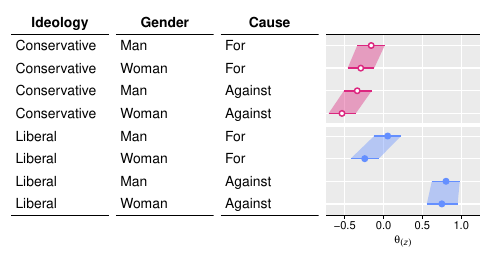

Write R code to recreate this figure.
rm(list = ls())

# Notes -------------------------------------------------------------------


# Library -----------------------------------------------------------------

  # Load packages
  library(tidyverse)
  library(patchwork)
  library(cmdstanr)
  library(posterior)
  library(tidybayes)
  
  # Functions
  inv_logit <- function(a) exp(a) / ( 1 + exp(a) )


# Prepare -----------------------------------------------------------------

  # Load results
  m1_post <- read_rds("Experiment 3/results/m1_post_without_exclusions.rds")
  
  # Prepare data for figure
  d_fig <- m1_post %>% mutate(order = kk)
  

# Figure 6 ----------------------------------------------------------------

  # Make table
  f_6_t <- d_fig %>% 
    distinct(order, participant_ideology, participant_gender, protesters_cause) %>% 
    rename(Gender = participant_gender, Ideology = participant_ideology, Cause = protesters_cause) %>% 
    pivot_longer(
      c(Gender, Ideology, Cause),
      names_to = "column",
      values_to = "text"
    ) %>% 
    mutate(
      column = factor(column, levels = c("Ideology", "Gender", "Cause"))
    ) %>% 
    ggplot(., aes(x = 0, y = order)) +
    geom_text(
      aes(label = text),
      size = 10/.pt,
      hjust = 0
    ) +
    geom_hline(yintercept = c(0.5, 8.5), size = 0.455) +
    scale_y_reverse(expand = c(0, 0)) +
    xlim(0, 1) +
    facet_grid(. ~ column) +
    theme_grey(base_size = 10) +
    theme(
      legend.position = "none",
      strip.background = element_blank(),
      strip.text.x = element_text(size = 10, colour = "black", face = "bold"),
      strip.text.y = element_blank(),
      axis.text.x = element_text(colour = NA),
      axis.ticks.x = element_line(colour = NA),
      axis.title.x = element_text(colour = NA),
      axis.text.y = element_blank(),
      axis.ticks.y = element_blank(),
      axis.title.y = element_blank(),
      panel.background = element_blank(),
      plot.margin = margin(2, 1, 2, 0)
    )
  
  # Make plot
  f_6_p <- d_fig %>% 
    ggplot(., aes(x = z, y = order)) +
    geom_ribbon(
      data = d_fig %>% group_by(order, participant_ideology, protesters_cause) %>% median_qi(z),
      aes(group = interaction(protesters_cause, participant_ideology), xmin = .lower, xmax = .upper, fill = participant_ideology),
      alpha = 0.4
    ) +
    stat_pointinterval(
      aes(group = order, colour = participant_ideology, shape = participant_ideology),
      .width = 0.95,
      fill = "white",
      size = 0.455,
      point_size = 3*0.455
    ) +
    geom_hline(yintercept = c(0.5, 8.5), size = 0.455) +
    geom_hline(yintercept = c(4.5), size = 3*0.455, colour = "white") +
    scale_x_continuous(minor_breaks = NULL) +
    scale_y_reverse(expand = c(0, 0)) +
    scale_shape_manual(values = c("Conservative" = 21, "Liberal" = 19)) +
    scale_colour_manual(values = c("Conservative" = "#DC267F", "Liberal" = "#648FFF")) +
    scale_fill_manual(values = c("Conservative" = "#DC267F", "Liberal" = "#648FFF")) +
    coord_cartesian(xlim = c(-0.65, 1.15)) +
    facet_grid(. ~ "") +
    theme_grey(base_size = 10) +
    theme(
      axis.text.x = element_text(colour = "black"),
      axis.ticks.x = element_line(colour = "black"),
      axis.title.x = element_text(size = rel(0.8)),
      axis.text.y = element_blank(),
      axis.ticks.y = element_blank(),
      axis.title.y = element_blank(),
      legend.position = "none",
      strip.background = element_blank(),
      strip.text.x = element_text(size = 10, colour = "black", face = "bold"),
      plot.margin = margin(2, 0, 2, 2)
    ) +
    labs(
      x = expression(theta[(italic(z))])
    )
  

# Combine -----------------------------------------------------------------
  
  # Assemble subfigures
  f_6_t + f_6_p + plot_layout(widths = c(2, 1))


# Export ------------------------------------------------------------------
  
  # Export as .png
  ggsave(
    "Experiment 3/figures/figure-s5.png",
    width = 6.5/4*3, height = 6.5/5*2, units = "in", dpi = 600
  )
  
  # Export as .pdf
  ggsave(
    "Experiment 3/figures/figure-s5.pdf",
    width = 6.5/4*3, height = 6.5/5*2, units = "in"
  )    
  